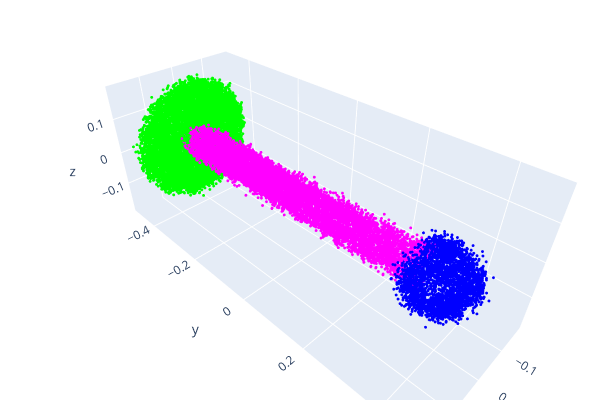

Notebook source saved alongside this figure:
### Code cell
import open3d as o3
import os
from shapenet_dataset import ShapenetDataset, read_pointnet_colors


ROOT = os.getcwd() + r"\archive\shapenet\shapenetcore_partanno_segmentation_benchmark_v0"

sample_dataset = train_dataset = ShapenetDataset(ROOT, npoints=20000, split='train', classification=False, normalize=False)

points, seg = sample_dataset[7005]

pcd = o3.geometry.PointCloud()
pcd.points = o3.utility.Vector3dVector(points)
pcd.colors = o3.utility.Vector3dVector(read_pointnet_colors(seg.numpy()))

o3.visualization.draw_plotly([pcd])

### Figure 1 — Plotly figure (JSON) as saved in the notebook; plotly's stock layout.template omitted (floating-point values rounded to 4 significant figures; data arrays with more than 128 entries replaced by an {"elided": "..."} marker saying what was removed)
{"data": [{"marker": {"color": {"elided": "20000x3 int values"}, "size": 1}, "mode": "markers", "type": "scatter3d", "x": {"elided": "20000 float values"}, "y": {"elided": "20000 float values"}, "z": {"elided": "20000 float values"}}], "layout": {"height": 400, "margin": {"b": 0, "l": 0, "r": 0, "t": 0}, "scene": {"camera": {"center": {"x": 0, "y": 0, "z": 0}, "up": {"x": 0, "y": 0, "z": 1}}}, "showlegend": false, "width": 600}}
